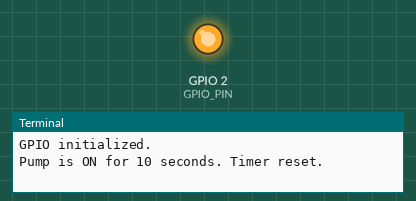
A program run on a simulated Raspberry Pi (BCM pin numbers). Shown: output pins drawn as LEDs (lit = HIGH), the last lines printed to the terminal. Threads take turns every 2 ms. At 10.0 s the program stops and its outputs stay as they are.

Above: at 0.1 s.
At 10.1 s:
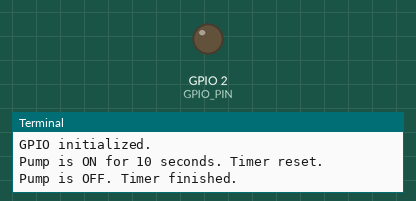
Timing chart, 0 to 11.5 s (numbered marks = the images above):
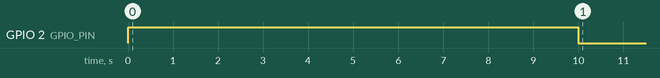

The program:

pump_timer.py
```python
import time
import lgpio
import threading

# GPIO-Setup für den Raspberry Pi (GPIO2 ist Pin 27)
GPIO_PIN = 2  # Pin 2 für GPIO2
chip = None
timer = None
timer_lock = threading.Lock()

# Funktion zum Initialisieren des GPIO, wenn nicht schon geschehen
def init_gpio():
    global chip
    if chip is None:
        chip = lgpio.gpiochip_open(0)  # Öffne den ersten GPIO-Chip
        lgpio.gpio_claim_output(chip, GPIO_PIN)  # GPIO2 als Output deklarieren
        print("GPIO initialized.")

# Funktion zum Starten/Zurücksetzen des Timers
def reset_timer(duration):
    global timer

    # Initialisiere GPIO nur beim ersten Mal
    init_gpio()

    with timer_lock:
        if timer is not None:
            timer.cancel()  # Stoppe den alten Timer

        # Neuer Timer für die gegebene Dauer
        timer = threading.Timer(duration, turn_off_gpio)
        timer.start()

    # GPIO2 auf HIGH setzen (erneutes Setzen macht nichts, wenn schon HIGH)
    lgpio.gpio_write(chip, GPIO_PIN, 1)
    print(f"Pump is ON for {duration} seconds. Timer reset.")

# Funktion, die GPIO auf LOW setzt, wenn der Timer abläuft
def turn_off_gpio():
    if chip is not None:
        lgpio.gpio_write(chip, GPIO_PIN, 0)
        print("Pump is OFF. Timer finished.")

if __name__ == "__main__":
    duration = 10  # Die Dauer in Sekunden, wie lange die Pumpe eingeschaltet bleiben soll
    reset_timer(duration)
```

Measured:
- by itself, GPIO 2 (GPIO_PIN): LOW → HIGH at 0.00 s, → LOW 10.0 s later
